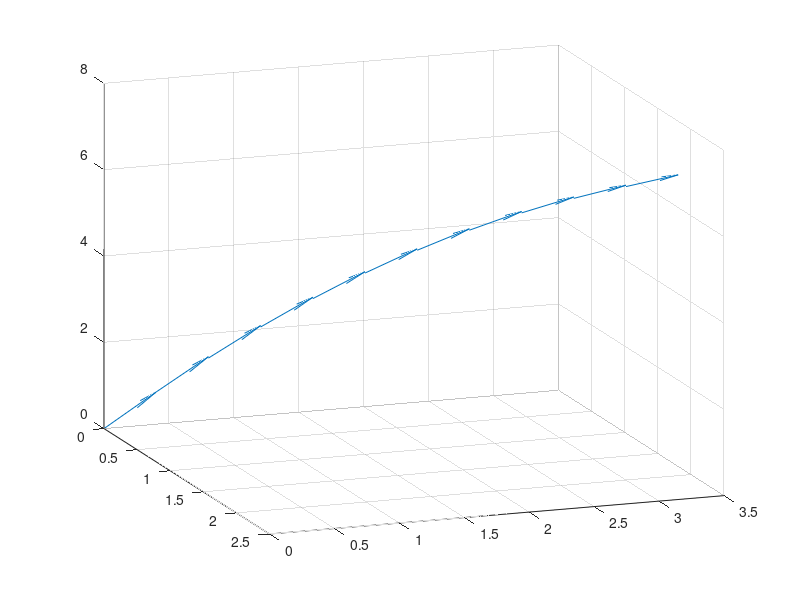

Write MATLAB code to recreate this figure. (Note: this script raises an error after producing the figure.)
vz = 10; % velocity constant 
a = -32; % acceleration constant         
t = 0:.1:1;
z = vz*t + 1/10*a*t.^2;
vx = 2;
x = vx*t;

vy = 3;
y = vy*t;
u = gradient(x);
v = gradient(y);
w = gradient(z);
scale = 0;

figure
quiver3(x,y,z,u,v,w,scale)
view([70,18])
load wind
[sx sy sz] = meshgrid(100,20:2:50,5);
verts = stream3(x,y,z,u,v,w,sx,sy,sz);
sl = streamline(verts);
view(-10.5,18)
daspect([2 2 0.125])
axis tight;
set(gca,'BoxStyle','full','Box','on')
iverts = interpstreamspeed(x,y,z,u,v,w,verts,0.01);
set(gca,'SortMethod','childorder');
streamparticles(iverts,15,...
	'Animate',10,...
	'ParticleAlignment','on',...
	'MarkerEdgeColor','none',...
	'MarkerFaceColor','k',...
	'Marker','o');
